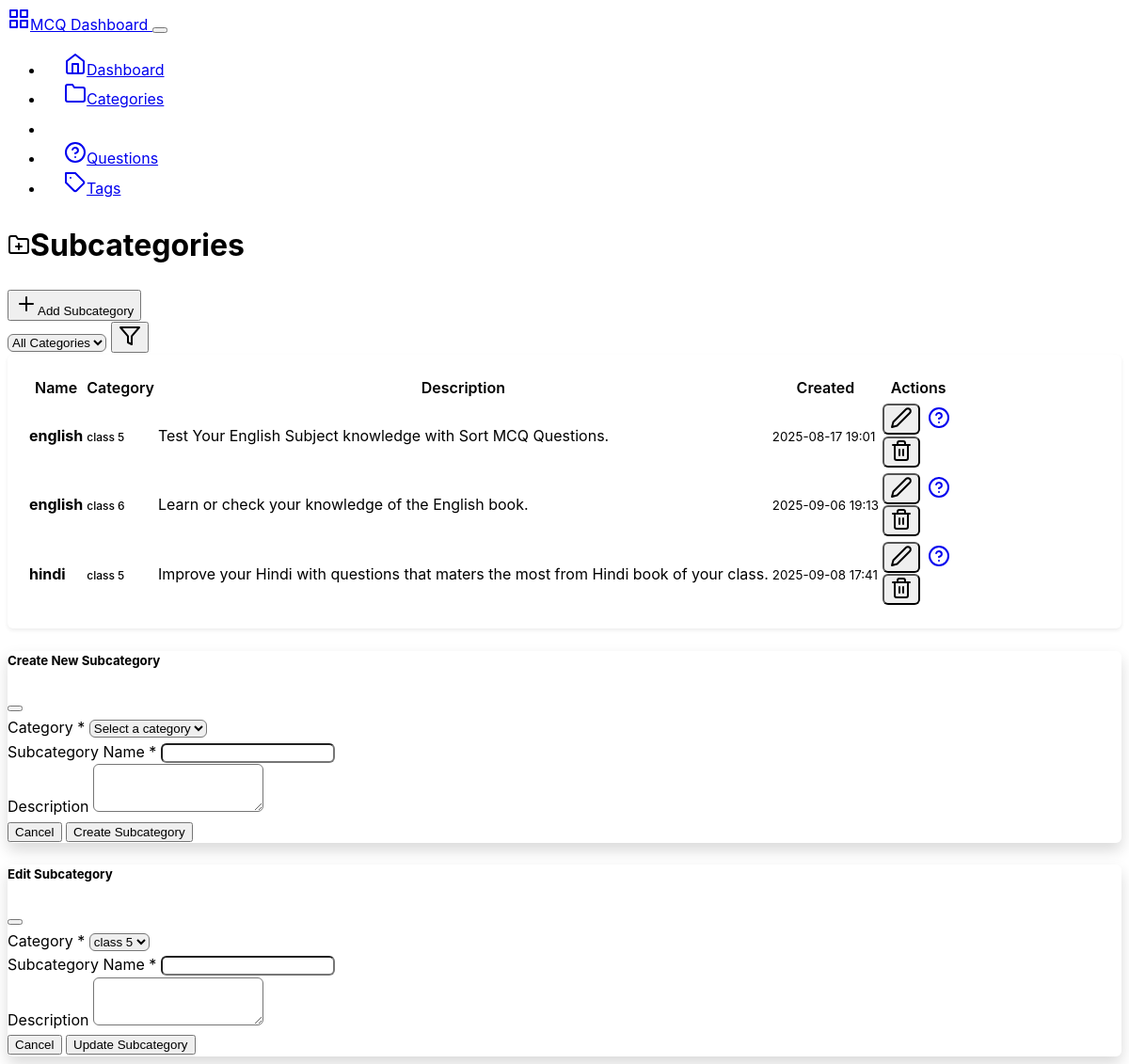
The app's page /backend/subcategories, older data.
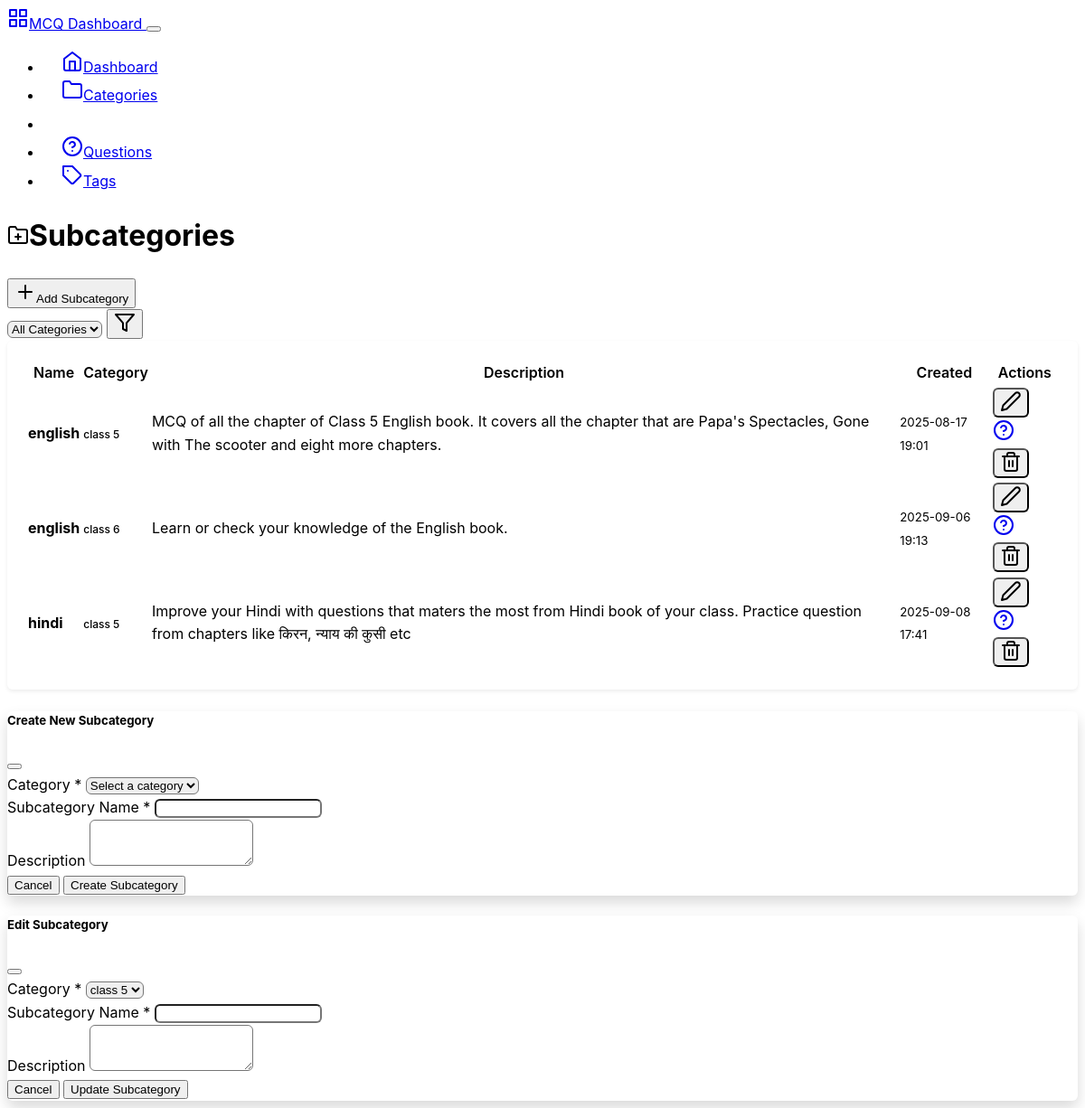
The same page, newer data.
### mcqbox/model.py (models this page shows, shortened)
class Subcategory(db.Model):
    id = db.Column(db.Integer, primary_key=True)
    name = db.Column(db.String(50), nullable=False)
    category_id = db.Column(db.Integer, db.ForeignKey('category.id'), nullable=False)
    category = db.relationship('Category', backref=db.backref('subcategories', lazy=True))
    description = db.Column(db.String(200), nullable=True)
    created_at = db.Column(db.DateTime, server_default=db.func.now())
    updated_at = db.Column(db.DateTime, server_default=db.func.now(), onupdate=db.func.now())

class Category(db.Model):
    id = db.Column(db.Integer, primary_key=True)
    name = db.Column(db.String(50), nullable=False, unique=True)
    description = db.Column(db.String(200), nullable=True)
    created_at = db.Column(db.DateTime, server_default=db.func.now())
    updated_at = db.Column(db.DateTime, server_default=db.func.now(), onupdate=db.func.now())

### mcqbox/backend/route.py (the view)
@app.route('/backend/subcategories')
def subcategories():
    category_id = request.args.get('category_id', type=int)
    categories_list = Category.query.all()
    if category_id:
        subcategories_list = Subcategory.query.filter_by(category_id=category_id).all()
        selected_category = Category.query.get(category_id)
    else:
        subcategories_list = Subcategory.query.all()
        selected_category = None
    return render_template('subcategories.html',
                         subcategories=subcategories_list,
                         categories=categories_list,
                         selected_category=selected_category)

### mcqbox/backend/templates/subcategories.html (shortened to what this page needs)
{% extends "base.html" %}
{% block content %}
<div class="row">
    <div class="col-12">
        <div class="d-flex justify-content-between align-items-center mb-4">
            <h1><i data-feather="folder-plus" class="me-2"></i>Subcategories</h1>
            <button class="btn btn-primary" data-bs-toggle="modal" data-bs-target="#createSubcategoryModal">
                <i data-feather="plus" class="me-2"></i>Add Subcategory
            </button>
        </div>
    </div>
</div>
<div class="row mb-3">
    <div class="col-md-4">
        <form method="GET">
            <div class="input-group">
                <select name="category_id" class="form-select" onchange="this.form.submit()">
                    <option value="">All Categories</option>
                </select>
                <button class="btn btn-outline-secondary" type="submit">
                    <i data-feather="filter"></i>
                </button>
            </div>
        </form>
    </div>
</div>
<div class="row">
    <div class="col-12">
        <div class="card">
            <div class="card-body">
                {% if subcategories %}
                    <div class="table-responsive">
                        <table class="table table-hover">
                            <thead>
                                <tr>
                                    <th>Name</th>
                                    <th>Category</th>
                                    <th>Description</th>
                                    <th>Created</th>
                                    <th class="text-end">Actions</th>
                                </tr>
                            </thead>
                            <tbody>
                                {% for subcategory in subcategories %}
                                <tr>
                                    <td>
                                        <strong>{{ subcategory.name }}</strong>
                                    </td>
                                    <td>
                                        <span class="badge bg-secondary">
                                            {{ subcategory.category.name if subcategory.category.name else 'Unknown' }}
                                        </span>
                                    </td>
                                    <td>
                                        <span class="text-muted">
                                            {{ subcategory.description if subcategory.description else 'No description' }}
                                        </span>
                                    </td>
                                    <td>
                                        <small class="text-muted">{{ subcategory.created_at.strftime('%Y-%m-%d %H:%M') }}</small>
                                    </td>
                                    <td class="text-end">
                                        <div class="btn-group" role="group">
                                            <button class="btn btn-sm btn-outline-secondary"
                                                    onclick="editSubcategory('{{ subcategory.id }}', '{{ subcategory.name }}', '{{ subcategory.description }}', {{ subcategory.category_id }})"
                                                    data-bs-toggle="modal" data-bs-target="#editSubcategoryModal">
                                                <i data-feather="edit-2"></i>
                                            </button>
                                            <a href="{{ url_for('questions', subcategory_id=subcategory.id) }}"
                                               class="btn btn-sm btn-outline-primary">
                                                <i data-feather="help-circle"></i>
                                            </a>
                                            <form method="POST" action="{{ url_for('delete_subcategory', subcategory_id=subcategory.id) }}"
                                                  class="d-inline" onsubmit="return confirm('Are you sure? This will delete all questions in this subcategory.')">
                                                <button type="submit" class="btn btn-sm btn-outline-danger">
                                                    <i data-feather="trash-2"></i>
                                                </button>
                                            </form>
                                        </div>
                                    </td>
                                </tr>
                                {% endfor %}
                            </tbody>
                        </table>
                    </div>
                {% endif %}
            </div>
        </div>
    </div>
</div>
<div class="modal fade" id="createSubcategoryModal" tabindex="-1">
    <div class="modal-dialog">
        <div class="modal-content">
            <form method="POST" action="{{ url_for('create_subcategory') }}">
                <div class="modal-header">
                    <h5 class="modal-title">Create New Subcategory</h5>
                    <button type="button" class="btn-close" data-bs-dismiss="modal"></button>
                </div>
                <div class="modal-body">
                    <div class="mb-3">
                        <label for="category_id" class="form-label">Category *</label>
                        <select class="form-select" id="category_id" name="category_id" required>
                            <option value="">Select a category</option>
                        </select>
                    </div>
                    <div class="mb-3">
                        <label for="name" class="form-label">Subcategory Name *</label>
                        <input type="text" class="form-control" id="name" name="name" required>
                    </div>
                    <div class="mb-3">
                        <label for="description" class="form-label">Description</label>
                        <textarea class="form-control" id="description" name="description" rows="3"></textarea>
                    </div>
                </div>
                <div class="modal-footer">
                    <button type="button" class="btn btn-secondary" data-bs-dismiss="modal">Cancel</button>
                    <button type="submit" class="btn btn-primary">Create Subcategory</button>
                </div>
            </form>
        </div>
    </div>
</div>
<div class="modal fade" id="editSubcategoryModal" tabindex="-1">
    <div class="modal-dialog">
        <div class="modal-content">
            <form method="POST" id="editSubcategoryForm">
                <div class="modal-header">
                    <h5 class="modal-title">Edit Subcategory</h5>
                    <button type="button" class="btn-close" data-bs-dismiss="modal"></button>
                </div>
                <div class="modal-body">
                    <div class="mb-3">
                        <label for="editCategoryId" class="form-label">Category *</label>
                        <select class="form-select" id="editCategoryId" name="category_id" required>
                            {% for category in categories %}
                            <option value="{{ category.id }}">{{ category.name }}</option>
                            {% endfor %}
                        </select>
                    </div>
                    <div class="mb-3">
                        <label for="editName" class="form-label">Subcategory Name *</label>
                        <input type="text" class="form-control" id="editName" name="name" required>
                    </div>
                    <div class="mb-3">
                        <label for="editDescription" class="form-label">Description</label>
                        <textarea class="form-control" id="editDescription" name="description" rows="3"></textarea>
                    </div>
                </div>
                <div class="modal-footer">
                    <button type="button" class="btn btn-secondary" data-bs-dismiss="modal">Cancel</button>
                    <button type="submit" class="btn btn-primary">Update Subcategory</button>
                </div>
            </form>
        </div>
    </div>
</div>
{% endblock %}

### mcqbox/backend/templates/base.html (shortened to what this page needs)
<!DOCTYPE html>
<html lang="en" data-bs-theme="dark">
<head>
    <link href="https://cdn.replit.com/agent/bootstrap-agent-dark-theme.min.css" rel="stylesheet">
    <link rel="stylesheet" href="{{ url_for('backend_.static', filename='css/custom.css') }}">
</head>
<body>
    <nav class="navbar navbar-expand-lg navbar-dark bg-dark">
        <div class="container">
            <a class="navbar-brand" href="{{ url_for('dashboard') }}">
                <i data-feather="grid" class="me-2"></i>MCQ Dashboard
            </a>
            <button class="navbar-toggler" type="button" data-bs-toggle="collapse" data-bs-target="#navbarNav">
            </button>
            <div class="collapse navbar-collapse" id="navbarNav">
                <ul class="navbar-nav ms-auto">
                    <li class="nav-item">
                        <a class="nav-link {% if request.endpoint == 'dashboard' %}active{% endif %}"
                           href="{{ url_for('dashboard') }}">
                            <i data-feather="home" class="me-1"></i>Dashboard
                        </a>
                    </li>
                    <li class="nav-item">
                        <a class="nav-link {% if request.endpoint == 'categories' %}active{% endif %}"
                           href="{{ url_for('categories') }}">
                            <i data-feather="folder" class="me-1"></i>Categories
                        </a>
                    </li>
                    <li class="nav-item">
                        <a class="nav-link {% if request.endpoint == 'subcategories' %}active{% endif %}"
                           href="{{ url_for('subcategories') }}">
                            <i data-feather="folder-plus" class="me-1"></i>Subcategories
                        </a>
                    </li>
                    <li class="nav-item">
                        <a class="nav-link {% if request.endpoint == 'questions' %}active{% endif %}"
                           href="{{ url_for('questions') }}">
                            <i data-feather="help-circle" class="me-1"></i>Questions
                        </a>
                    </li>
                    <li class="nav-item">
                        <a class="nav-link {% if request.endpoint == 'tags' %}active{% endif %}"
                           href="{{ url_for('tags') }}">
                            <i data-feather="tag" class="me-1"></i>Tags
                        </a>
                    </li>
                </ul>
            </div>
        </div>
    </nav>
    <div class="container my-4">
        {% block content %}{% endblock %}
    </div>
</body>
</html>

### mcqbox/backend/static/css/custom.css (style rules this page uses)
:root { --sidebar-width: 250px; --header-height: 70px; --border-radius: 0.375rem; --box-shadow: 0 0.125rem 0.25rem rgba(0, 0, 0, 0.075); --box-shadow-lg: 0 0.5rem 1rem rgba(0, 0, 0, 0.15); }
body { font-family: -apple-system, BlinkMacSystemFont, "Segoe UI", Roboto, "Helvetica Neue", Arial, sans-serif; line-height: 1.6; }
.card { border-radius: var(--border-radius); box-shadow: var(--box-shadow); margin-bottom: 1.5rem; }
.card-body { padding: 1.25rem; }
.table { margin-bottom: 0; }
.table th { border-top: none; font-weight: 600; color: var(--bs-body-color); background-color: var(--bs-secondary-bg); }
.btn-group .btn { border-radius: var(--border-radius) !important; margin-right: 0.25rem; }
.btn-group .btn:last-child { margin-right: 0; }
.modal-content { border-radius: var(--border-radius); box-shadow: var(--box-shadow-lg); }
.modal-header { border-bottom: 1px solid var(--bs-border-color); }
.modal-footer { border-top: 1px solid var(--bs-border-color); }
.form-control, .form-select { border-radius: var(--border-radius); }
.badge { font-size: 0.75rem; font-weight: 500; }
.navbar-nav .nav-link { padding: 0.75rem 1rem; border-radius: var(--border-radius); margin: 0 0.25rem; transition: all 0.15s ease-in-out; }
.navbar-nav .nav-link.active { background-color: var(--bs-primary); color: white !important; }

Row changes from the older to the newer data that the page shows:
changed Subcategory: description "Test Your English Subject knowledge with Sort MCQ Questions." → "MCQ of all the chapter of Class 5 English book. It covers all the chapter that are Papa's Spectacles, Gone with The scooter and eight more chapters."
changed Subcategory "hindi": description "Improve your Hindi with questions that maters the most from Hindi book of your class." → "Improve your Hindi with questions that maters the most from Hindi book of your class. Practice question from chapters like किरन, न्याय की कुसी etc"
